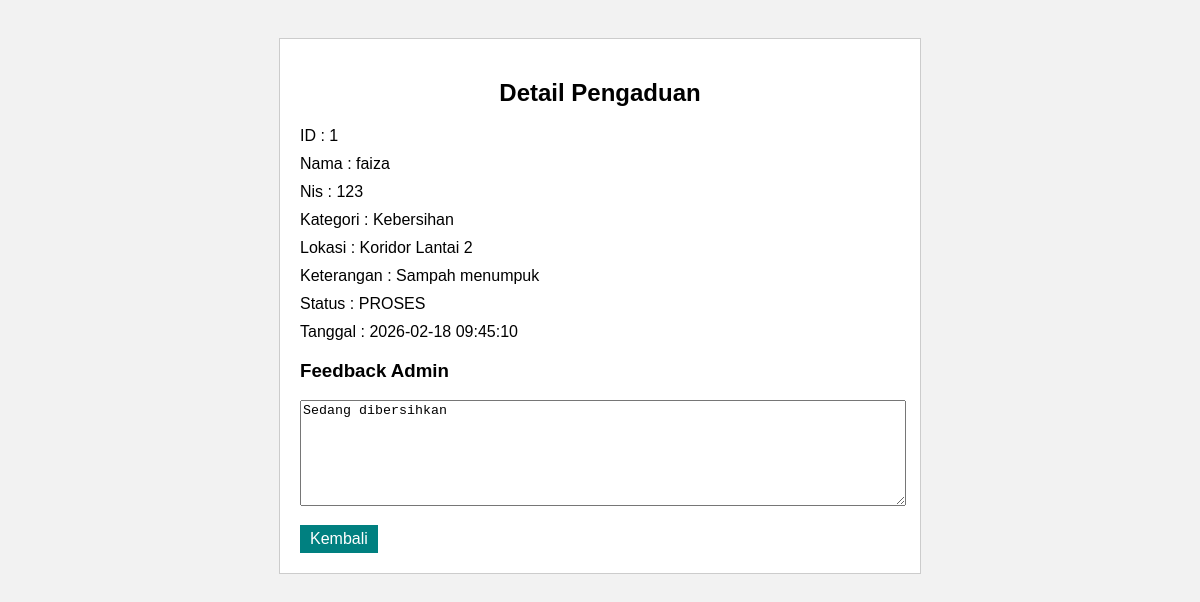
The app's page /users/detail-pengaduan.php?id=25 (signed in) with its own data.
### tables this page shows
CREATE TABLE `laporan` (
  `id` int(11) NOT NULL,
  `id_user` int(11) NOT NULL,
  `kategori` varchar(50) NOT NULL,
  `lokasi` varchar(100) NOT NULL,
  `keterangan` text NOT NULL,
  `status` enum('PROSES','MENUNGGU','BERHASIL','') NOT NULL DEFAULT 'MENUNGGU',
  `feedback` text NOT NULL,
  `tanggal` datetime DEFAULT current_timestamp()
);

CREATE TABLE `users` (
  `id` int(11) NOT NULL,
  `nama` varchar(100) DEFAULT NULL,
  `username` varchar(50) DEFAULT NULL,
  `nis` varchar(20) DEFAULT NULL,
  `kelas` varchar(20) DEFAULT NULL,
  `password` varchar(255) DEFAULT NULL,
  `role` enum('admin','user') DEFAULT 'user'
);

### users/detail-pengaduan.php (the view, shortened to what this page needs)
<?php
include "../koneksi.php";
$id = $_GET['id'];
$query = mysqli_query($koneksi, "SELECT * FROM laporan
    JOIN users ON laporan.id_user = users.id
    WHERE laporan.id='$id'");
$data = mysqli_fetch_assoc($query);
?>
<!DOCTYPE html>
<html>
<head>
</head>
<body>
    <div class="box">
        <h2>Detail Pengaduan</h2>
        <div class="item">ID : <?= $data['id']; ?></div>
        <div class="item">Nama : <?= $data['nama']; ?></div>
        <div class="item">Nis : <?= $data['nis']; ?></div>
        <div class="item">Kategori : <?= $data['kategori']; ?></div>
        <div class="item">Lokasi : <?= $data['lokasi']; ?></div>
        <div class="item">Keterangan : <?= $data['keterangan']; ?></div>
        <div class="item">Status : <?= $data['status']; ?></div>
        <div class="item">Tanggal : <?= $data['tanggal']; ?></div>
        <h3>Feedback Admin</h3>
        <textarea readonly><?= $data['feedback']; ?></textarea>
        <br>
        <a href="data-pengaduan.php">Kembali</a>
    </div>
</body>
</html>

### users/detail-pengaduan.php (style rules this page uses)
body { font-family: Arial, sans-serif; background-color: #f2f2f2; padding: 30px; }
.box { background-color: white; padding: 20px; width: 600px; margin: auto; border: 1px solid #ccc; }
h2 { text-align: center; }
.item { margin-bottom: 10px; }
textarea { width: 100%; height: 100px; }
a { display: inline-block; margin-top: 15px; padding: 5px 10px; background-color: #008080; color: white; text-decoration: none; }

### records on screen
laporan: id_user "1", id_user.nama "faiza", id_user.nis "123", kategori "Kebersihan", lokasi "Koridor Lantai 2", keterangan "Sampah menumpuk", status "PROSES", tanggal "2026-02-18 09:45:10", feedback "Sedang dibersihkan"
